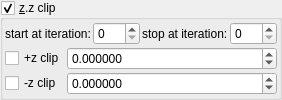
       <widget class="MyGroupBox" name="groupCheck_transf_function_enabledJ_false">
        <property name="title">
         <string>&amp;z.z clip</string>
        </property>
        <property name="checkable">
         <bool>true</bool>
        </property>
        <layout class="QVBoxLayout" name="verticalLayout_18" stretch="0,0">
         <property name="spacing">
          <number>2</number>
         </property>
         <property name="leftMargin">
          <number>2</number>
         </property>
         <property name="topMargin">
          <number>2</number>
         </property>
         <property name="rightMargin">
          <number>2</number>
         </property>
         <property name="bottomMargin">
          <number>2</number>
         </property>
         <item>
          <layout class="QHBoxLayout" name="horizontalLayout_23" stretch="0,1,0,1">
           <item>
            <widget class="QLabel" name="label_104">
             <property name="text">
              <string>start at iteration:</string>
             </property>
            </widget>
           </item>
           <item>
            <widget class="MySpinBox" name="spinboxInt_transf_start_iterations_T">
             <property name="sizePolicy">
              <sizepolicy hsizetype="Minimum" vsizetype="Maximum">
               <horstretch>0</horstretch>
               <verstretch>0</verstretch>
              </sizepolicy>
             </property>
             <property name="minimum">
              <number>0</number>
             </property>
             <property name="maximum">
              <number>999</number>
             </property>
             <property name="value">
              <number>0</number>
             </property>
            </widget>
           </item>
           <item>
            <widget class="QLabel" name="label_76">
             <property name="text">
              <string>stop at iteration:</string>
             </property>
            </widget>
           </item>
           <item>
            <widget class="MySpinBox" name="spinboxInt_transf_stop_iterationsT_1">
             <property name="sizePolicy">
              <sizepolicy hsizetype="Preferred" vsizetype="Maximum">
               <horstretch>0</horstretch>
               <verstretch>0</verstretch>
              </sizepolicy>
             </property>
             <property name="maximum">
              <number>999</number>
             </property>
            </widget>
           </item>
          </layout>
         </item>
         <item>
          <layout class="QGridLayout" name="gridLayout_60" columnstretch="0,1">
           <property name="spacing">
            <number>2</number>
           </property>
           <item row="0" column="1">
            <widget class="MyDoubleSpinBox" name="spinbox_transf_offsetE_0">
             <property name="sizePolicy">
              <sizepolicy hsizetype="Minimum" vsizetype="Maximum">
               <horstretch>0</horstretch>
               <verstretch>0</verstretch>
              </sizepolicy>
             </property>
             <property name="prefix">
              <string/>
             </property>
             <property name="suffix">
              <string/>
             </property>
             <property name="decimals">
              <number>6</number>
             </property>
             <property name="minimum">
              <double>-99.998999999999995</double>
             </property>
             <property name="maximum">
              <double>99.998999999999995</double>
             </property>
             <property name="singleStep">
              <double>0.100000000000000</double>
             </property>
            </widget>
           </item>
           <item row="1" column="0">
            <widget class="MyCheckBox" name="checkBox_transf_function_enabledF_false">
             <property name="enabled">
              <bool>true</bool>
             </property>
             <property name="font">
              <font>
               <weight>50</weight>
               <bold>false</bold>
              </font>
             </property>
             <property name="text">
              <string>-z clip</string>
             </property>
            </widget>
           </item>
           <item row="1" column="1">
            <widget class="MyDoubleSpinBox" name="spinbox_transf_offsetF_0">
             <property name="sizePolicy">
              <sizepolicy hsizetype="Minimum" vsizetype="Maximum">
               <horstretch>0</horstretch>
               <verstretch>0</verstretch>
              </sizepolicy>
             </property>
             <property name="prefix">
              <string/>
             </property>
             <property name="suffix">
              <string/>
             </property>
             <property name="decimals">
              <number>6</number>
             </property>
             <property name="minimum">
              <double>-99.998999999999995</double>
             </property>
             <property name="maximum">
              <double>99.998999999999995</double>
             </property>
             <property name="singleStep">
              <double>0.100000000000000</double>
             </property>
            </widget>
           </item>
           <item row="0" column="0">
            <widget class="MyCheckBox" name="checkBox_transf_function_enabledE_false">
             <property name="enabled">
              <bool>true</bool>
             </property>
             <property name="font">
              <font>
               <weight>50</weight>
               <bold>false</bold>
              </font>
             </property>
             <property name="text">
              <string>+z clip</string>
             </property>
            </widget>
           </item>
          </layout>
         </item>
        </layout>
       </widget>
